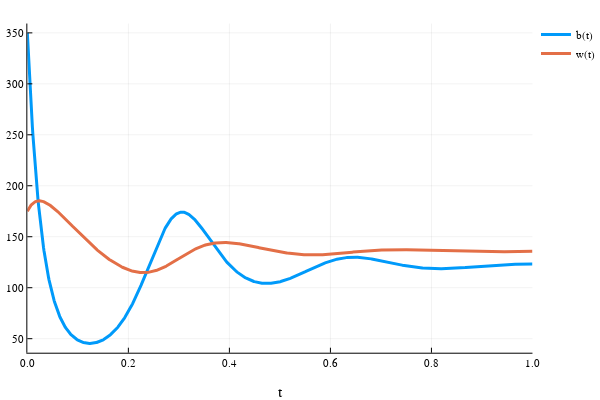

Notebook code cell kept with this figure:
### Code cell
sol = solve(prob)

plot(sol)

### Figure 1 — Plotly figure (JSON) as saved in the notebook; plotly's stock layout.template omitted (floating-point values rounded to 4 significant figures; data arrays with more than 128 entries replaced by an {"elided": "..."} marker saying what was removed)
{"data": [{"colorbar": {"title": ""}, "hoverinfo": "text", "legendgroup": "b(t)", "line": {"color": "rgba(0, 154, 250, 1.000)", "dash": "solid", "shape": "linear", "width": 3}, "mode": "lines", "name": "b(t)", "showlegend": true, "text": {"elided": "1000 null values"}, "type": "scatter", "x": {"elided": "1000 float values"}, "xaxis": "x1", "y": {"elided": "1000 float values"}, "yaxis": "y1", "zmax": 0.1, "zmin": -0.1}, {"colorbar": {"title": ""}, "hoverinfo": "text", "legendgroup": "w(t)", "line": {"color": "rgba(227, 111, 71, 1.000)", "dash": "solid", "shape": "linear", "width": 3}, "mode": "lines", "name": "w(t)", "showlegend": true, "text": {"elided": "1000 null values"}, "type": "scatter", "x": {"elided": "1000 float values"}, "xaxis": "x1", "y": {"elided": "1000 float values"}, "yaxis": "y1", "zmax": 0.1, "zmin": -0.1}], "layout": {"annotations": [], "height": 400, "legend": {"bgcolor": "rgba(255, 255, 255, 1.000)", "bordercolor": "rgba(0, 0, 0, 1.000)", "font": {"color": "rgba(0, 0, 0, 1.000)", "family": "sans-serif", "size": 11}, "tracegroupgap": 0, "x": 1, "y": 1}, "margin": {"b": 20, "l": 0, "r": 0, "t": 20}, "paper_bgcolor": "rgba(255, 255, 255, 1.000)", "plot_bgcolor": "rgba(255, 255, 255, 1.000)", "showlegend": true, "width": 600, "xaxis": {"anchor": "y1", "domain": [0.05101, 0.9934], "gridcolor": "rgba(0, 0, 0, 0.100)", "gridwidth": 0.5, "linecolor": "rgba(0, 0, 0, 1.000)", "mirror": false, "range": [0, 1], "showgrid": true, "showline": true, "showticklabels": true, "tickangle": 0, "tickcolor": "rgb(0, 0, 0)", "tickfont": {"color": "rgba(0, 0, 0, 1.000)", "family": "sans-serif", "size": 11}, "tickmode": "array", "ticks": "inside", "ticktext": ["0.0", "0.2", "0.4", "0.6", "0.8", "1.0"], "tickvals": [0, 0.2, 0.4, 0.6, 0.8, 1], "title": "t", "titlefont": {"color": "rgba(0, 0, 0, 1.000)", "family": "sans-serif", "size": 15}, "type": "-", "visible": true, "zeroline": false, "zerolinecolor": "rgba(0, 0, 0, 1.000)"}, "yaxis": {"anchor": "x1", "domain": [0.07581, 0.9902], "gridcolor": "rgba(0, 0, 0, 0.100)", "gridwidth": 0.5, "linecolor": "rgba(0, 0, 0, 1.000)", "mirror": false, "range": [36.24, 359.1], "showgrid": true, "showline": true, "showticklabels": true, "tickangle": 0, "tickcolor": "rgb(0, 0, 0)", "tickfont": {"color": "rgba(0, 0, 0, 1.000)", "family": "sans-serif", "size": 11}, "tickmode": "array", "ticks": "inside", "ticktext": ["50", "100", "150", "200", "250", "300", "350"], "tickvals": [50, 100, 150, 200, 250, 300, 350], "title": "", "titlefont": {"color": "rgba(0, 0, 0, 1.000)", "family": "sans-serif", "size": 15}, "type": "-", "visible": true, "zeroline": false, "zerolinecolor": "rgba(0, 0, 0, 1.000)"}}}
